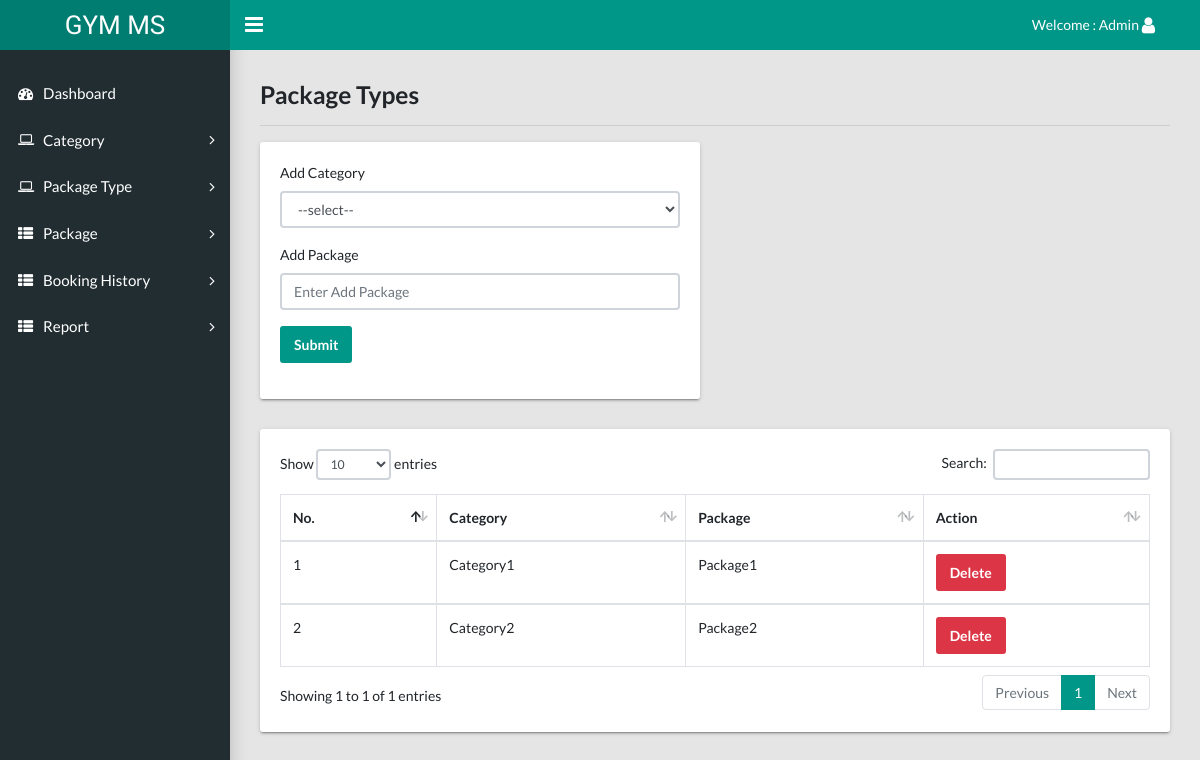
/phpAssignment-main/admin/add-package.php (signed in), run on the app's committed database.
### tables this page shows
CREATE TABLE `tblpackage` (
  `id` int(11) NOT NULL,
  `cate_id` varchar(45) DEFAULT NULL,
  `PackageName` varchar(45) DEFAULT NULL
);

CREATE TABLE `tblcategory` (
  `id` int(11) NOT NULL,
  `category_name` varchar(45) DEFAULT NULL,
  `status` varchar(45) DEFAULT '0'
);

### phpAssignment-main/admin/add-package.php (the view, shortened to what this page needs)
<?php session_start();
include  'include/config.php';
if (strlen($_SESSION['adminid']==0)) {
  header('location:logout.php');
  } else{
?>
<!DOCTYPE html>
<html lang="en">
  <head>
    <link rel="stylesheet" type="text/css" href="css/main.css">
    <link rel="stylesheet" type="text/css" href="https://maxcdn.bootstrapcdn.com/font-awesome/4.7.0/css/font-awesome.min.css">
  </head>
  <body class="app sidebar-mini rtl">
   <?php include 'include/header.php'; ?>
    <?php include 'include/sidebar.php'; ?>
    <main class="app-content">
     <h3>Package Types</h3>
     <hr />
      <div class="row">
        <div class="col-md-6">
          <div class="tile">
              <form class="row" method="post">
                 <div class="form-group col-md-12">
                  <label class="control-label">Add Category</label>
                  <select class="form-control" name="category" id="category">
                  <option value="NA">--select--</option>
                  </select>
                </div>
                <div class="form-group col-md-12">
                  <label class="control-label">Add Package</label>
                  <input class="form-control" name="addPackage" id="addPackage" type="text" placeholder="Enter Add Package">
                </div>
                <div class="form-group col-md-4 align-self-end">
                  <input type="submit" name="submit" id="submit" class="btn btn-primary" value=" Submit">
                </div>
              </form>
            </div>
          </div>
        </div>
       <div class="row">
        <div class="col-md-12">
          <div class="tile">
            <div class="tile-body">
              <table class="table table-hover table-bordered" id="sampleTable">
                <thead>
                  <tr>
                    <th>No.</th>
                     <th>Category </th>
                    <th>Package</th>
                    <th>Action</th>
                  </tr>
                </thead>
               <?php
                  $sql="SELECT * FROM tblpackage
                  join tblcategory
                  on tblpackage.cate_id=tblcategory.id";
                  $query= $dbh->prepare($sql);
                  $query-> execute();
                  $results = $query -> fetchAll(PDO::FETCH_OBJ);
                  $cnt=1;
                  if($query -> rowCount() > 0)
                  {
                  foreach($results as $result)
                  {
                  ?>
                <tbody>
                  <tr>
                    <td><?php echo($cnt);?></td>
                    <td><?php echo htmlentities($result->category_name);?></td>
                    <td><?php echo htmlentities($result->PackageName);?></td>
                    <td>
                       <a href="add-package.php?del=<?php echo htmlentities($result->id);?>"><button class="btn btn-danger" type="button">Delete</button></a></td>
                  </tr>
                    <?php  $cnt=$cnt+1; } } ?>
                </tbody>
              </table>
            </div>
          </div>
        </div>
      </div>
    </main>
  </body>
</html>
<?php } ?>

### data on the page
tblpackage: tblcategory.category_name "Category1", PackageName "Package1"
tblpackage: tblcategory.category_name "Category2", PackageName "Package2"
